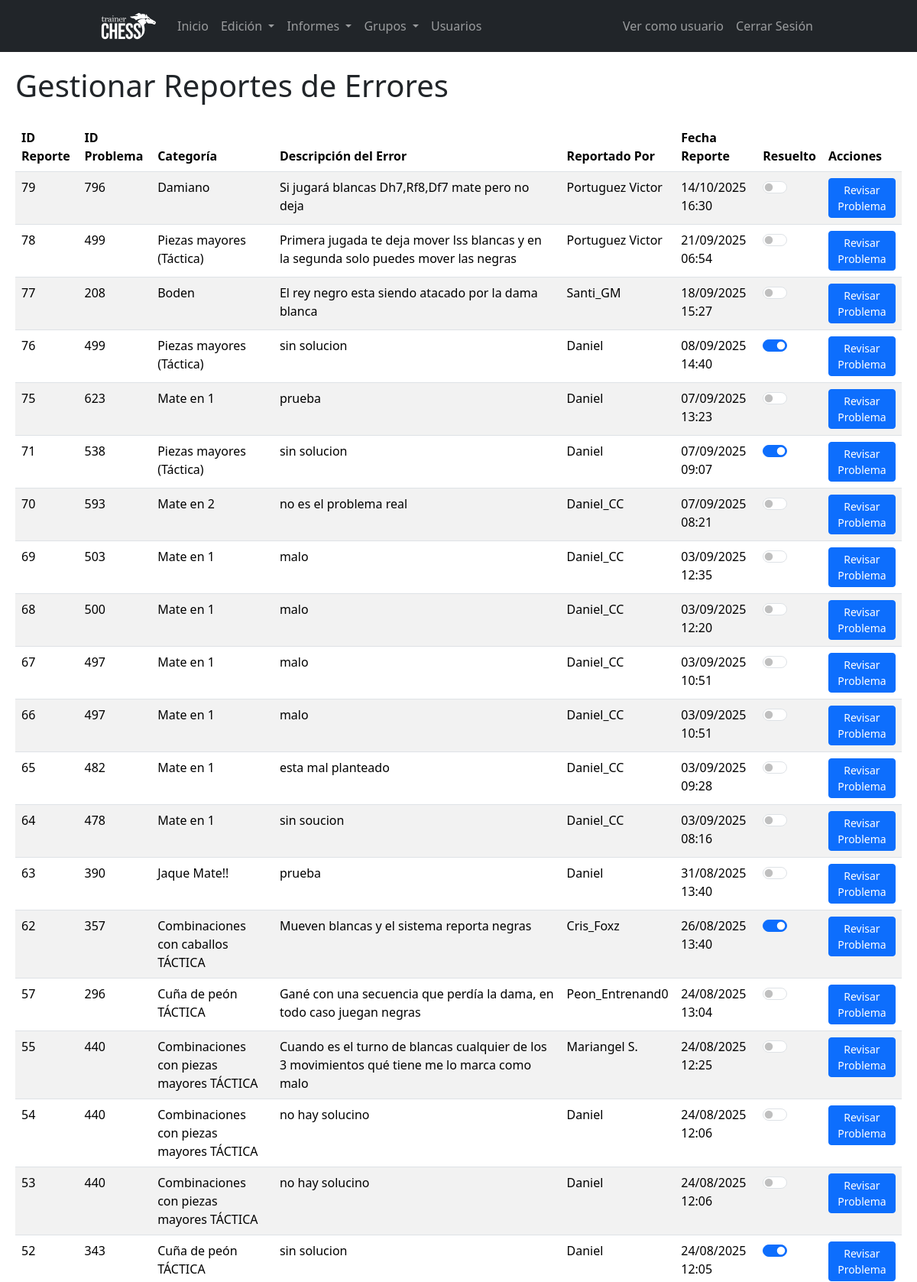
Page /admin/gestionar_reportes.php (signed in, upper part) on the committed database.
### tables this page shows
CREATE TABLE `reporte_errores` (
  `id_reporte` int(11) NOT NULL,
  `id_problemas` int(11) NOT NULL,
  `id_usuarios` int(11) NOT NULL,
  `descripcion_error` text NOT NULL,
  `fecha_reporte` timestamp NOT NULL DEFAULT current_timestamp(),
  `estado` varchar(50) NOT NULL DEFAULT 'nuevo',
  `resuelto` tinyint(1) DEFAULT 0
);

CREATE TABLE `categorias` (
  `id_categorias` int(11) NOT NULL,
  `id_publicacion` int(11) NOT NULL,
  `nombre_categoria` varchar(255) NOT NULL,
  `fecha_creacion` timestamp NOT NULL DEFAULT current_timestamp(),
  `imagen_categoria` varchar(255) DEFAULT NULL,
  `imagen_insignia` varchar(255) DEFAULT NULL,
  `estado` tinyint(1) NOT NULL DEFAULT 0 COMMENT '0: inactivo, 1: activo'
);

CREATE TABLE `usuarios` (
  `id_usuarios` int(11) NOT NULL,
  `nombre_usuario` varchar(50) NOT NULL,
  `nombre_completo` varchar(255) DEFAULT NULL,
  `email` varchar(100) NOT NULL,
  `password` varchar(255) NOT NULL,
  `fecha_registro` timestamp NOT NULL DEFAULT current_timestamp(),
  `autorizado` tinyint(1) NOT NULL DEFAULT 0,
  `rol` enum('usuario','instructor','creador_contenido','administrador') NOT NULL DEFAULT 'usuario',
  `nivel_ajedrez` enum('Principiante','Intermedio','Avanzado') NOT NULL DEFAULT 'Principiante',
  `rating` int(11) DEFAULT 1200,
  `reset_token_hash` varchar(64) DEFAULT NULL,
  `reset_token_expires_at` datetime DEFAULT NULL
);

### admin/gestionar_reportes.php (the view, shortened to what this page needs)
<?php
require_once 'includes/header.php';
$reports = [];
$sql = "SELECT
            re.id_reporte,
            re.id_problemas,
            re.descripcion_error,
            re.fecha_reporte,
            re.resuelto,
            p.fen,
            p.solucion,
            u.nombre_usuario,
            c.nombre_categoria
        FROM
            reporte_errores re
        JOIN
            problemas p ON re.id_problemas = p.id_problemas
        JOIN
            usuarios u ON re.id_usuarios = u.id_usuarios
        JOIN
            categorias c ON p.id_categorias = c.id_categorias";
$sql .= " ORDER BY re.fecha_reporte DESC";
if ($stmt = $conn->prepare($sql)) {
    $stmt->execute();
    $result = $stmt->get_result();
    while ($row = $result->fetch_assoc()) {
        $reports[] = $row;
    }
} else {
    echo "<div class='alert alert-danger'>Error al preparar la consulta de reportes: " . $conn->error . "</div>";
}
?>
<div class="admin-container">
    <?php require_once 'includes/sidebar.php'; ?>
    <main class="main-content">
        <h1 class="mb-4">Gestionar Reportes de Errores</h1>
        <?php if (empty($reports)): ?>
            <div class="alert alert-info">No hay reportes de errores registrados.</div>
        <?php else: ?>
            <div class="table-responsive">
                <table class="table table-striped table-hover">
                    <thead>
                        <tr>
                            <th>ID Reporte</th>
                            <th>ID Problema</th>
                            <th>Categoría</th>
                            <th>Descripción del Error</th>
                            <th>Reportado Por</th>
                            <th>Fecha Reporte</th>
                            <th>Resuelto</th>
                            <th>Acciones</th>
                        </tr>
                    </thead>
                    <tbody>
                        <?php foreach ($reports as $report): ?>
                            <tr>
                                <td><?php echo htmlspecialchars($report['id_reporte']); ?></td>
                                <td><?php echo htmlspecialchars($report['id_problemas']); ?></td>
                                <td><?php echo htmlspecialchars($report['nombre_categoria']); ?></td>
                                <td><?php echo nl2br(htmlspecialchars($report['descripcion_error'])); ?></td>
                                <td><?php echo htmlspecialchars($report['nombre_usuario']); ?></td>
                                <td><?php echo htmlspecialchars(date("d/m/Y H:i", strtotime($report['fecha_reporte'] . ' -5 hours'))); ?></td>
                                <td>
                                    <div class="form-check form-switch">
                                        <input type="checkbox" class="form-check-input report-resolved-checkbox" role="switch" id="report_<?php echo $report['id_reporte']; ?>" data-id="<?php echo $report['id_reporte']; ?>" <?php echo $report['resuelto'] ? 'checked' : ''; ?>>
                                    </div>
                                </td>
                                <td>
                                    <a href="editar_problema.php?id=<?php echo $report['id_problemas']; ?>" class="btn btn-sm btn-primary">Revisar Problema</a>
                                </td>
                            </tr>
                        <?php endforeach; ?>
                    </tbody>
                </table>
            </div>
        <?php endif; ?>
    </main>
</div>
<?php require_once '../includes/footer.php'; ?>

### css/style.css (style rules this page uses)
main { flex: 1; padding: 20px; }
.admin-container { width: 100%; display: flex; background-color: #a9a9a9; }
.main-content { flex-grow: 1; background-color: #fff; */ }
html, body.login-page { background: #f8fafc !important; background-color: #f8fafc !important; min-height: 100vh; display: flex; flex-direction: column; justify-content: center; align-items: center; color: #1e293b !important; font-family: 'Segoe UI', system-ui, -apple-system, sans-serif; position: relative; overflow-x: hidden; }

### rows in the picture
reporte_errores: id_reporte "79", id_problemas "796", categorias.nombre_categoria "Damiano", descripcion_error "Si jugará blancas Dh7,Rf8,Df7 mate pero no deja", id_usuarios.nombre_usuario "Portuguez Victor", fecha_reporte "14/10/2025 16:30"
reporte_errores: id_reporte "78", id_problemas "499", categorias.nombre_categoria "Piezas mayores (Táctica)", descripcion_error "Primera jugada te deja mover lss blancas y en la segunda solo puedes mover las negras", id_usuarios.nombre_usuario "Portuguez Victor", fecha_reporte "21/09/2025 06:54"
reporte_errores: id_reporte "77", id_problemas "208", categorias.nombre_categoria "Boden", descripcion_error "El rey negro esta siendo atacado por la dama blanca", id_usuarios.nombre_usuario "Santi_GM", fecha_reporte "18/09/2025 15:27"
reporte_errores: id_reporte "76", id_problemas "499", categorias.nombre_categoria "Piezas mayores (Táctica)", descripcion_error "sin solucion", id_usuarios.nombre_usuario "Daniel", fecha_reporte "08/09/2025 14:40", resuelto "☑"
reporte_errores: id_reporte "75", id_problemas "623", categorias.nombre_categoria "Mate en 1", descripcion_error "prueba", id_usuarios.nombre_usuario "Daniel", fecha_reporte "07/09/2025 13:23"
reporte_errores: id_reporte "71", id_problemas "538", categorias.nombre_categoria "Piezas mayores (Táctica)", descripcion_error "sin solucion", id_usuarios.nombre_usuario "Daniel", fecha_reporte "07/09/2025 09:07", resuelto "☑"
reporte_errores: id_reporte "70", id_problemas "593", categorias.nombre_categoria "Mate en 2", descripcion_error "no es el problema real", id_usuarios.nombre_usuario "Daniel_CC", fecha_reporte "07/09/2025 08:21"
reporte_errores: id_reporte "69", id_problemas "503", categorias.nombre_categoria "Mate en 1", descripcion_error "malo", id_usuarios.nombre_usuario "Daniel_CC", fecha_reporte "03/09/2025 12:35"
reporte_errores: id_reporte "68", id_problemas "500", categorias.nombre_categoria "Mate en 1", descripcion_error "malo", id_usuarios.nombre_usuario "Daniel_CC", fecha_reporte "03/09/2025 12:20"
reporte_errores: id_reporte "67", id_problemas "497", categorias.nombre_categoria "Mate en 1", descripcion_error "malo", id_usuarios.nombre_usuario "Daniel_CC", fecha_reporte "03/09/2025 10:51"
reporte_errores: id_reporte "66", id_problemas "497", categorias.nombre_categoria "Mate en 1", descripcion_error "malo", id_usuarios.nombre_usuario "Daniel_CC", fecha_reporte "03/09/2025 10:51"
reporte_errores: id_reporte "65", id_problemas "482", categorias.nombre_categoria "Mate en 1", descripcion_error "esta mal planteado", id_usuarios.nombre_usuario "Daniel_CC", fecha_reporte "03/09/2025 09:28"
reporte_errores: id_reporte "64", id_problemas "478", categorias.nombre_categoria "Mate en 1", descripcion_error "sin soucion", id_usuarios.nombre_usuario "Daniel_CC", fecha_reporte "03/09/2025 08:16"
reporte_errores: id_reporte "63", id_problemas "390", categorias.nombre_categoria "Jaque Mate!!", descripcion_error "prueba", id_usuarios.nombre_usuario "Daniel", fecha_reporte "31/08/2025 13:40"
reporte_errores: id_reporte "62", id_problemas "357", categorias.nombre_categoria "Combinaciones con caballos TÁCTICA", descripcion_error "Mueven blancas y el sistema reporta negras", id_usuarios.nombre_usuario "Cris_Foxz", fecha_reporte "26/08/2025 13:40", resuelto "☑"
reporte_errores: id_reporte "57", id_problemas "296", categorias.nombre_categoria "Cuña de peón TÁCTICA", descripcion_error "Gané con una secuencia que perdía la dama, en todo caso juegan negras", id_usuarios.nombre_usuario "Peon_Entrenand0", fecha_reporte "24/08/2025 13:04"
reporte_errores: id_reporte "55", id_problemas "440", categorias.nombre_categoria "Combinaciones con piezas mayores TÁCTICA", descripcion_error "Cuando es el turno de blancas cualquier de los 3 movimientos qué tiene me lo marca como malo", id_usuarios.nombre_usuario "Mariangel S.", fecha_reporte "24/08/2025 12:25"
reporte_errores: id_reporte "54", id_problemas "440", categorias.nombre_categoria "Combinaciones con piezas mayores TÁCTICA", descripcion_error "no hay solucino", id_usuarios.nombre_usuario "Daniel", fecha_reporte "24/08/2025 12:06"
reporte_errores: id_reporte "53", id_problemas "440", categorias.nombre_categoria "Combinaciones con piezas mayores TÁCTICA", descripcion_error "no hay solucino", id_usuarios.nombre_usuario "Daniel", fecha_reporte "24/08/2025 12:06"
reporte_errores: id_reporte "52", id_problemas "343", categorias.nombre_categoria "Cuña de peón TÁCTICA", descripcion_error "sin solucion", id_usuarios.nombre_usuario "Daniel", fecha_reporte "24/08/2025 12:05", resuelto "☑"
